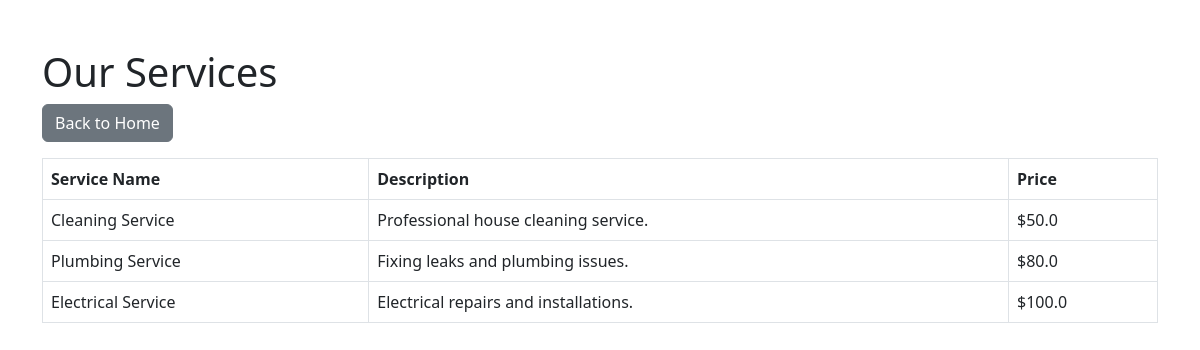
/services, run on the app's committed database.
### models.py (models this page shows, shortened)
class Service(db.Model):
    id = db.Column(db.Integer, primary_key=True)
    name = db.Column(db.String(100), nullable=False)
    description = db.Column(db.String(500), nullable=True)
    price = db.Column(db.Float, nullable=False)
    rating = db.Column(db.Float, nullable=True)
    status = db.Column(db.String(20), default='pending')
    time_required = db.Column(db.String(50), nullable=True)  # Add time_required column

### app.py (the view)
@app.route('/services')
def services():
    services_list = Service.query.all()  # Fetch all services from the database
    return render_template('services.html', services=services_list)

### templates/services.html (shortened to what this page needs)
<!DOCTYPE html>
<html lang="en">
<head>
    <link href="https://cdn.jsdelivr.net/npm/bootstrap@5.3.0-alpha1/dist/css/bootstrap.min.css" rel="stylesheet">
</head>
<body>
    <div class="container mt-5">
        <h1>Our Services</h1>
        <a href="{{ url_for('home') }}" class="btn btn-secondary mb-3">Back to Home</a>
        <table class="table table-bordered">
            <thead>
                <tr>
                    <th>Service Name</th>
                    <th>Description</th>
                    <th>Price</th>
                </tr>
            </thead>
            <tbody>
                {% for service in services %}
                <tr>
                    <td>{{ service.name }}</td>
                    <td>{{ service.description }}</td>
                    <td>${{ service.price }}</td>
                </tr>
                {% endfor %}
            </tbody>
        </table>
    </div>
</body>
</html>

### data on the page
Service: name "Cleaning Service", description "Professional house cleaning service.", price "50.0"
Service: name "Plumbing Service", description "Fixing leaks and plumbing issues.", price "80.0"
Service: name "Electrical Service", description "Electrical repairs and installations.", price "100.0"
